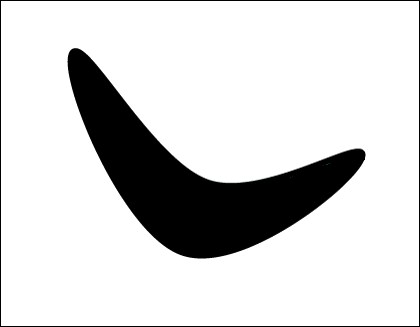
#> input picture au/au5/Examples/Boomerang.png, 420 x 327 px
$ python example1.py Boomerang.png censorshape.png
#> lines starting #> are read from the running program, lines starting #| are printed output that depends on the picture; after the words box and inside, x2 and y2 are one past the last pixel; in counts of white or black regions, pixels touching at a corner belong together
#> further down, img1 is the input picture: shape (327, 420, 3); mean B, G, R 213.5, 213.5, 213.5
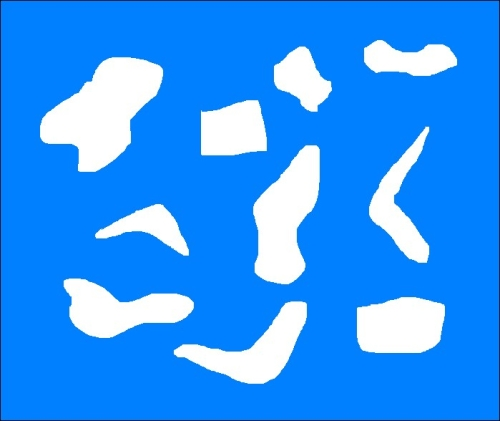
#> input picture au/au5/Examples/censorshape.png, 500 x 421 px
#> further down, img2 is the input picture: shape (421, 500, 3); mean B, G, R 252.1, 150.6, 48
import sys

import cv2
import numpy as np

# Extract reference contour from the image
def get_ref_contour(img):
    ref_gray = cv2.cvtColor(img, cv2.COLOR_BGR2GRAY)
    ret, thresh = cv2.threshold(ref_gray, 127, 255, 0)
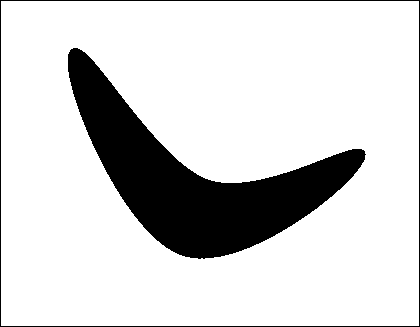
#> thresh: shape (327, 420); 83.7% white; 2 black regions

    # Find all the contours in the thresholded image. The values
    # for the second and third parameters are restricted to a # certain number of possible values. You can learn more # 'findContours' function here: http://docs.opencv.org/modules/imgproc/doc/structural_analysis_and_shape_descriptors.html
    contours, hierarchy = cv2.findContours(thresh, 1, 2)
#> contours = 2 contours; box (x1, y1, x2, y2) and area: (1, 1, 419, 326) 135108, (67, 47, 367, 260) 21234

    # Extract the relevant contour based on area ratio. We use the # area ratio because the main image boundary contour is # extracted as well and we don't want that. This area ratio # threshold will ensure that we only take the contour inside # the image.
    for contour in contours:
        area = cv2.contourArea(contour)
        img_area = img.shape[0] * img.shape[1]
        if 0.05 < area/float(img_area) < 0.8:
            return contour
#> this loop made 1 pass
#> (area, img_area) on pass 1: (21233.5, 137340)
#> `ref_contour = get_ref_contour(img1)`: ref_contour = contour of 385 points, box (x1, y1, x2, y2) (67, 47, 367, 260), area 21234

# Extract all the contours from the image
def get_all_contours(img):
    ref_gray = cv2.cvtColor(img, cv2.COLOR_BGR2GRAY)
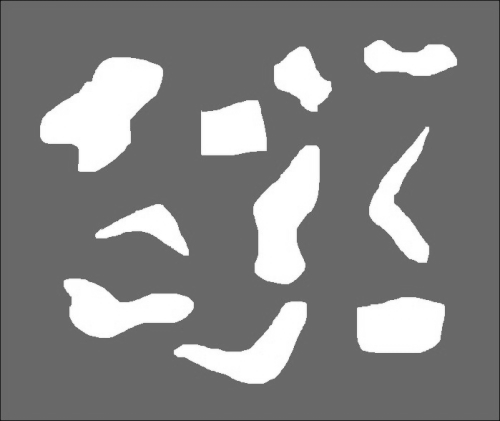
#> ref_gray: shape (421, 500); min 18, max 255, mean 131.4
    ret, thresh = cv2.threshold(ref_gray, 127, 255, 0)
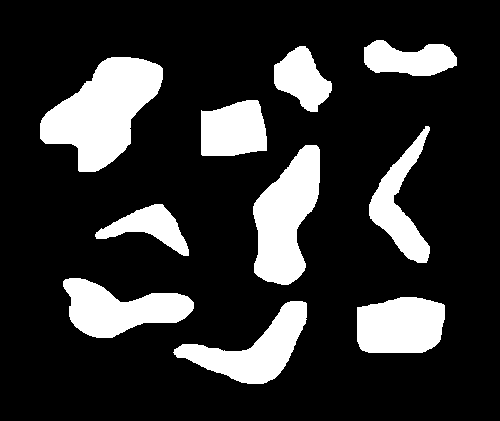
#> thresh: shape (421, 500); 19.1% white; 10 white regions
    contours, hierarchy = cv2.findContours(thresh, 1, 2)
#> contours = 10 contours; largest, box (x1, y1, x2, y2) and area: (40, 57, 163, 172) 7782, (253, 145, 320, 285) 5783, (63, 278, 194, 338) 4366, (173, 301, 307, 384) 4306, (357, 297, 445, 353) 4196
    return contours

if __name__=='__main__':
    # Boomerang reference image
    img1 = cv2.imread(sys.argv[1])

    # Input image containing all the different shapes
    img2 = cv2.imread(sys.argv[2])

    # Extract the reference contour
    ref_contour = get_ref_contour(img1)

    # Extract all the contours from the input image
    input_contours = get_all_contours(img2)
#> input_contours has the same summary as contours in get_all_contours

    closest_contour = input_contours[0]
#> closest_contour = contour of 149 points, box (x1, y1, x2, y2) (173, 301, 307, 384), area 4306
    min_dist = sys.maxint
    # Finding the closest contour
    for contour in input_contours:
        # Matching the shapes and taking the closest one
        ret = cv2.matchShapes(ref_contour, contour, 1, 0.0)
        if ret < min_dist:
            min_dist = ret
            closest_contour = contour
#> this loop made 10 passes
#> (ret, min_dist) on pass 1: (0.371, 0.371)
#> ret on passes 2 to 7: 1.83, 1.2, 1.4, 1.26, 2.11, 1.92
#> after the loop, min_dist = 0.371

    cv2.drawContours(img2, [closest_contour], -1, (0,0,0), 3)
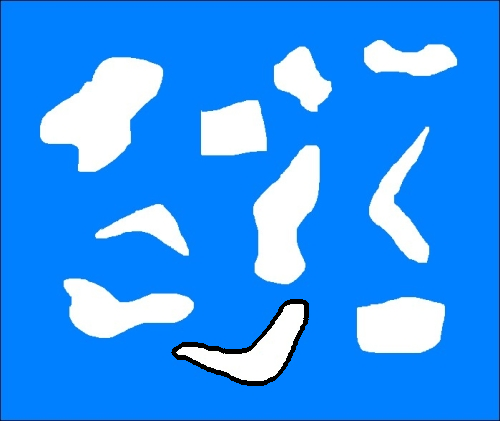
#> img2: shape (421, 500, 3); 0.76% of pixels changed, all inside (x1, y1, x2, y2) = (171, 299, 309, 386)
    cv2.imshow('Output', img2)
    cv2.waitKey()
